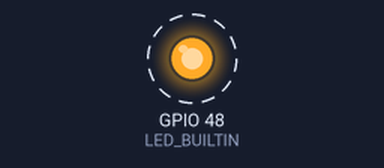
The sketch below on a simulated ESP32-S3. Parts: output pins drawn as LEDs (lit = HIGH). Dashed ring = blinking. What the sketch prints to the serial monitor is not drawn.

Above: at 1.5 s.
Timing chart, 0 to 5.6 s (numbered marks = the images above):
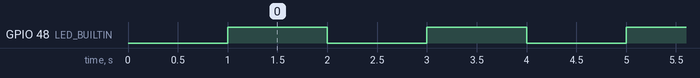

Measured:
- by itself, GPIO 48 (LED_BUILTIN): alternates HIGH for 1.0 s and LOW for 1.0 s

The sketch:

BlinkTest.ino
```cpp
/*
 * ESP32-S3 Blink Test
 * Built-in LED: GPIO 48 (most ESP32-S3 DevKit boards)
 * If your board uses a different pin, change LED_BUILTIN below
 */

#define LED_BUILTIN 48

void setup() {
  Serial.begin(115200);
  delay(1000);
  Serial.println("ESP32-S3 Blink Test Starting...");
  pinMode(LED_BUILTIN, OUTPUT);
}

void loop() {
  digitalWrite(LED_BUILTIN, HIGH);
  Serial.println("LED ON");
  delay(1000);
  digitalWrite(LED_BUILTIN, LOW);
  Serial.println("LED OFF");
  delay(1000);
}
```
